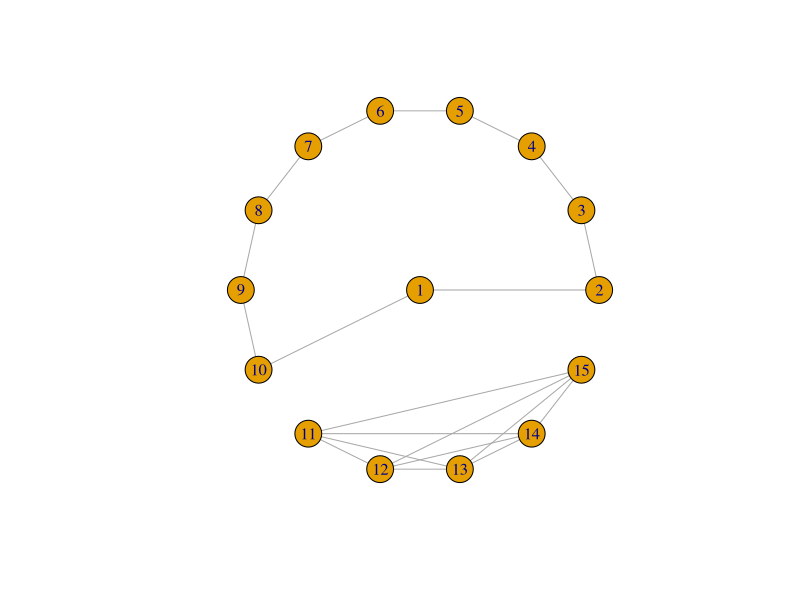

The R script that drew this image:
library(igraph)


### Name: layout_
### Title: Graph layouts
### Aliases: layout_ layout print.igraph_layout_spec
###   print.igraph_layout_modifier

### ** Examples

g <- make_ring(10) + make_full_graph(5)
coords <- layout_(g, as_star())
plot(g, layout = coords)
